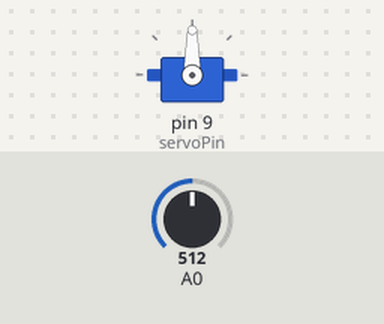
Simulated run of this sketch. Board: Arduino Uno, built with avr-gcc and run on an emulated ATmega328P. Shown: servo. Inputs (shaded band) come from the test bench; at power-on: A0 = 512.

Above: at 1.2 s.
1.3 s: A0 set to 716
At 2.5 s:
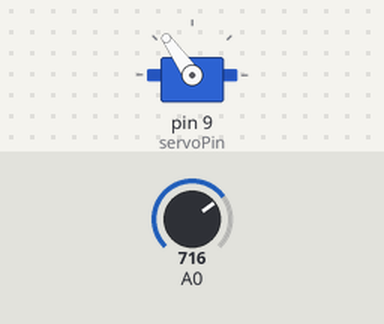
2.8 s: A0 set to 900
At 3.8 s:
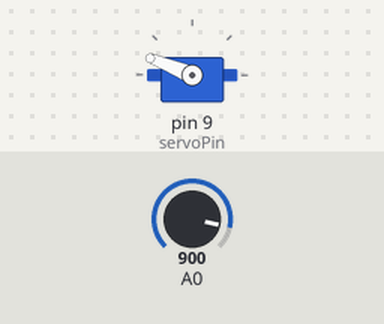
4.3 s: A0 set to 1023
At 5.1 s:
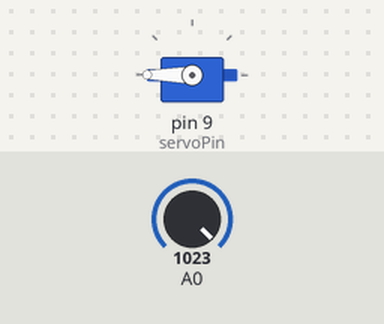
5.8 s: A0 set to 306
At 6.3 s:
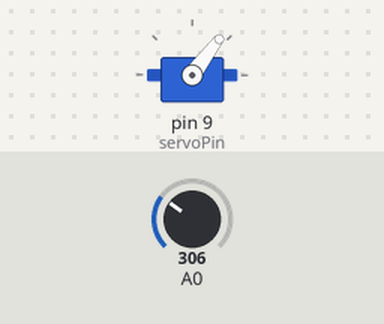
7.3 s: A0 set to 122
At 7.6 s:
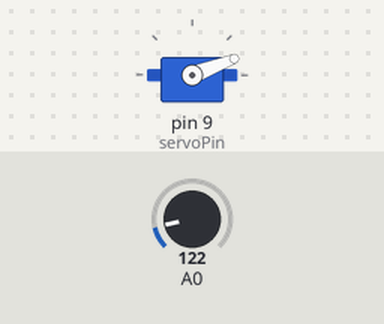
Timing chart, 0 to 9.8 s (numbered marks = the images above; inputs shaded):
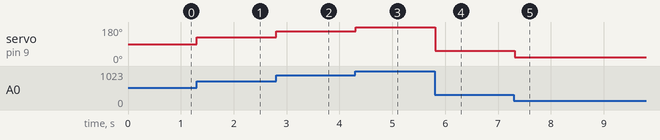

Measured:
- after the input at 1.3 s, servo on pin 9 (servoPin): 90° → 125° at once
- after the input at 2.8 s, servo on pin 9 (servoPin): 125° → 158° at once
- after the input at 4.3 s, servo on pin 9 (servoPin): 158° → 180° at once
- after the input at 5.8 s, servo on pin 9 (servoPin): 180° → 53° at once
- after the input at 7.3 s, servo on pin 9 (servoPin): 53° → 21° at once

The sketch:

Potensio_Servo.ino
```cpp
#include <Servo.h>

const int servoPin = 9;
Servo myServo;

void setup() {
  myServo.attach(servoPin);
}

void loop() {
  int adcValue = analogRead(A0);
  int angle = map(adcValue, 0, 1023, 0, 180);
  myServo.write(angle);
  delay(100);
}
```
